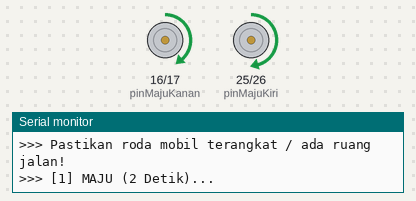
The sketch below on a simulated ESP32. Parts: motor-driver pin pairs drawn as motors (green arrow = first pin HIGH = forward, orange = second pin HIGH = backward, longer = more drive), the last lines printed to the serial monitor.

Above: at 4.0 s.
At 7.5 s:
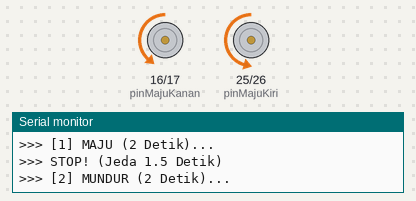
At 10.0 s:
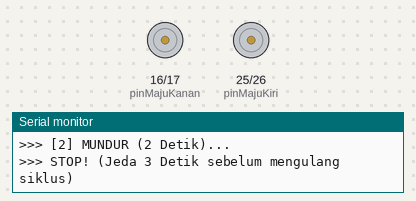
Timing chart, 0 to 14.1 s (numbered marks = the images above):
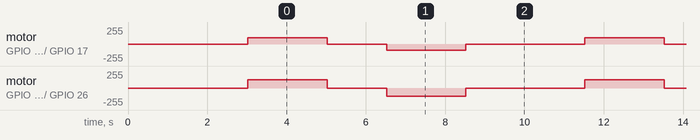

The sketch:

test_maju_mundur.ino
```cpp
// ====================================================================
// PROGRAM UJI SEDERHANA: MAJU & MUNDUR SAJA (KHUSUS BOARD MAPPI32 ESP32)
// File : test_maju_mundur.ino
// Board: Mappi32 (ESP32) / 2x Driver BTS7960
//
// PIN MAPPI32 RESMI PROYEK KITA:
//   - Roda KIRI Maju    : GPIO 25 (RPWM Kiri)
//   - Roda KIRI Mundur  : GPIO 26 (LPWM Kiri)
//   - Roda KANAN Maju   : GPIO 16 (RPWM Kanan - Solder IO16)
//   - Roda KANAN Mundur : GPIO 17 (LPWM Kanan - Solder IO17)
// ====================================================================

#include <Arduino.h>

// --- PIN DRIVER MOTOR MAPPI32 (ESP32) KITA ---
const int pinMajuKiri    = 25; // GPIO 25 Mappi32
const int pinMundurKiri  = 26; // GPIO 26 Mappi32
const int pinMajuKanan   = 16; // GPIO 16 Mappi32 (Solder IO16)
const int pinMundurKanan = 17; // GPIO 17 Mappi32 (Solder IO17)

// Kecepatan Dasar Motor (Rentang 0 - 255)
const int KECEPATAN_BASE = 100;

// Tuning Penyeimbang Roda Asli (dari Config.h) agar jalan lurus simetris
const int TRIM_KIRI  = 22; // Roda kiri +22 PWM (mengatasi gesekan)
const int TRIM_KANAN = -6; // Roda kanan -6 PWM

// Fungsi Berhenti / Rem Total
void berhenti() {
  analogWrite(pinMajuKiri, 0);
  analogWrite(pinMundurKiri, 0);
  analogWrite(pinMajuKanan, 0);
  analogWrite(pinMundurKanan, 0);
}

// Fungsi Bergerak Maju Lurus
void maju(int basePwm = KECEPATAN_BASE) {
  int pwmL = constrain(basePwm + TRIM_KIRI, 0, 255);
  int pwmR = constrain(basePwm + TRIM_KANAN, 0, 255);

  analogWrite(pinMajuKiri, pwmL);
  analogWrite(pinMundurKiri, 0);
  analogWrite(pinMajuKanan, pwmR);
  analogWrite(pinMundurKanan, 0);
}

// Fungsi Bergerak Mundur Lurus
void mundur(int basePwm = KECEPATAN_BASE) {
  int pwmL = constrain(basePwm + TRIM_KIRI, 0, 255);
  int pwmR = constrain(basePwm + TRIM_KANAN, 0, 255);

  analogWrite(pinMajuKiri, 0);
  analogWrite(pinMundurKiri, pwmL);
  analogWrite(pinMajuKanan, 0);
  analogWrite(pinMundurKanan, pwmR);
}

void setup() {
  Serial.begin(115200);

  // Atur semua pin driver sebagai OUTPUT
  pinMode(pinMajuKiri, OUTPUT);
  pinMode(pinMundurKiri, OUTPUT);
  pinMode(pinMajuKanan, OUTPUT);
  pinMode(pinMundurKanan, OUTPUT);

  // Pastikan motor berhenti saat dinyalakan
  berhenti();

  Serial.println("\n=======================================================");
  Serial.println("       UJI COBA SEDERHANA: MAJU & MUNDUR               ");
  Serial.println("       Pin: Kiri(25, 26) | Kanan(16, 17)               ");
  Serial.println("=======================================================");
  Serial.println(">>> Pengujian otomatis dimulai dalam 3 detik...");
  Serial.println(">>> Pastikan roda mobil terangkat / ada ruang jalan!\n");

  delay(3000); // Jeda 3 detik waktu aman sebelum mulai
}

void loop() {
  // 1. MAJU LURUS
  Serial.println(">>> [1] MAJU (2 Detik)...");
  maju();
  delay(2000);

  // 2. BERHENTI SEMENTARA
  Serial.println(">>> STOP! (Jeda 1.5 Detik)");
  berhenti();
  delay(1500);

  // 3. MUNDUR LURUS
  Serial.println(">>> [2] MUNDUR (2 Detik)...");
  mundur();
  delay(2000);

  // 4. BERHENTI SEMENTARA SEBELUM MENGULANG
  Serial.println(">>> STOP! (Jeda 3 Detik sebelum mengulang siklus)\n");
  berhenti();
  delay(3000);
}
```

Measured:
- by itself, motor on GPIO 16 (pinMajuKanan) / GPIO 17 (pinMundurKanan): repeats every 8.5 s: stopped 1.5 s, backward 94/255 2.0 s, stopped 3.0 s, forward 94/255 2.0 s
- by itself, motor on GPIO 25 (pinMajuKiri) / GPIO 26 (pinMundurKiri): repeats every 8.5 s: stopped 1.5 s, backward 122/255 2.0 s, stopped 3.0 s, forward 122/255 2.0 s
